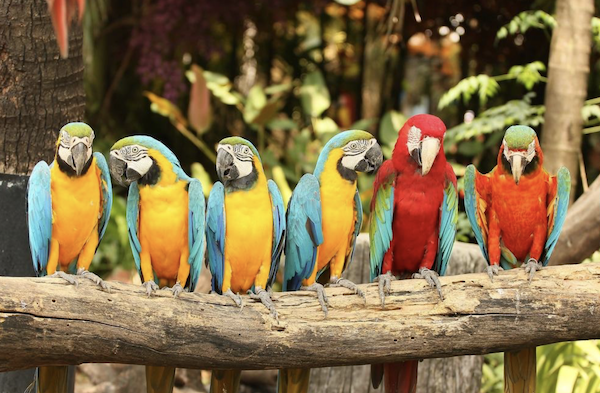
#> input picture clustering/data/parrots.png, 600 x 393 px
$ python KMeans.py
#> lines starting #> are read from the running program, lines starting #| are printed output that depends on the picture
from PIL import Image
import numpy as np
import time
import matplotlib.pyplot as plt
from scipy.sparse import csc_matrix
import os

##pixels: the input image representation. Each row contains one data point (pixel). For image dataset,
#it contains 3 columns, each column corresponding to Red, Green, and Blue components.
#Each component has an integer value between 0 and 255.

class KMeansImpl:
    def __init__(self,  max_iterations=100, tolerance=1e-8):

        ## TODO add any params to be needed for the clustering algorithm.
        self.max_iter = max_iterations
        self.tol = tolerance
        pass


    def load_image(self, image_name="1.jpeg"):
        """
        Returns the image numpy array.
        It is important that image_name parameter defaults to the choice image name.
        """
#> called with image_name = 'clustering/data/parrots.png'
        return np.array(Image.open(image_name))
#> returned value is the input picture: shape (393, 600, 4); mean R, G, B, A 129.5, 109, 73.2, 255

    def compress(self, pixels, num_clusters, norm_distance=2):
        """
        Compress the image using K-Means clustering.

        Parameters:
            pixels: 3D image for each channel (a, b, 3), values range from 0 to 255.
            num_clusters: Number of clusters (k) to use for compression.
            norm_distance: Type of distance metric to use for clustering.
                            Can be 1 for Manhattan distance or 2 for Euclidean distance.
                            Default is 2 (Euclidean).

        Returns:
            Dictionary containing:
                "class": Cluster assignments for each pixel.
                "centroid": Locations of the cluster centroids.
                "img": Compressed image with each pixel assigned to its closest cluster.
                "number_of_iterations": total iterations taken by algorithm
                "time_taken": time taken by the compression algorithm
        """
        map = {
            "class": None,
            "centroid": None,
            "img": None,
            "number_of_iterations": None,
            "time_taken": None,
            "additional_args": {}
        }

        '''
        '''

        #Use k-means with squared-l2 norm as a metric

        #Run k-means implementation with these pictures, with several different k = 3, 6, 12, 24, 48

        #segment the image into k regions in the RGB color space
        #For each pixel in the input image, the algorithm returns a label corresponding to a cluster.

        start = time.time()

        height, width, chan = pixels.shape

        #if chan > 3: #forcing chan to be 3 (don't really know why I got this error but this was my fix)
            #pixels = pixels[:, :, :3]
            #height, width, chan = pixels.shape
        image_2d = pixels.reshape(-1, chan).astype(float)
        m = image_2d.shape[0]

        np.random.seed(3190)
        random_index = np.random.choice(m, num_clusters, replace=False )
        random_centroids = image_2d[random_index, :]

        for iters in range(self.max_iter):


             #need to make sure the centroids are in an array form
             #centroids_arr = np.asanyarray(random_centroids, dtype=float).reshape(num_clusters, 3)
             centroid_arr = random_centroids.copy()

             if norm_distance == 2:
                 #l2 distance compute
                 c2 = np.sum(centroid_arr ** 2, axis=1)
                 temp_dist = 2 * np.dot(image_2d, random_centroids.T) - c2[None, :]
                 cluster_class = np.argmax(temp_dist, axis=1)
                 #sparse matrix
                 P = csc_matrix((np.ones(m), (np.arange(m), cluster_class)), shape=(m, num_clusters))
                 count = np.array(P.sum(axis=0)).flatten() #this is for l2, comment this out if want to use L1

                 #updating the centroids for each cluster
                 centroids_new = np.zeros_like(random_centroids)
                 for k in range(num_clusters):
                     if count[k] > 0:
                         centroids_new[k] = np.median(image_2d[cluster_class == k], axis=0)
                     else:
                         centroids_new[k] = random_centroids[k]
             #centroids_arr = centroids_new #reassigning the centroid array with new centroids
             elif norm_distance == 1:
                dist = np.zeros((m, num_clusters))
                for k in range(num_clusters):
                    dist[:, k] = np.sum(np.abs(image_2d-random_centroids[k]), axis=1)
                cluster_class = np.argmin(dist, axis=1)

                centroids_new = np.zeros_like(random_centroids)
                for k in range(num_clusters):
                    cluster_check = image_2d[cluster_class == k]
                    if cluster_check.shape[0] > 0:
                        centroids_new[k]=np.median(cluster_check, axis=0)
                    else:
                        centroids_new[k]=random_centroids[k]
             centroid_movement = np.linalg.norm(centroids_new-centroid_arr, ord=1)
             if centroid_movement < self.tol:
                 random_centroids = centroids_new
                 print(f"algorithim converged at {iters+1} iteration")
                 break
             random_centroids = centroids_new

        #reconstructing the image into compressed form
        compressed_image_2d = random_centroids[cluster_class].astype(np.uint8)
        compressed_image_3d = compressed_image_2d.reshape(height, width, chan)

        end = time.time()

        map = {
            "class": cluster_class.reshape(height, width),
            "centroid": random_centroids,
            "img": compressed_image_3d,
            "number_of_iterations": iters+1,
            "time_taken": end-start,
            "additional_args":{}
        }

        return map

if __name__ == '__main__':
    kmeans_alg = KMeansImpl()
    script_path = os.path.dirname(__file__)
    image_path_parrots = os.path.join(script_path, "data", "parrots.png")
    #image_path_football = os.path.join(script_path, "data", "football.bmp")
    #image_path_og = os.path.join(script_path, "data", "original_image.png")


    image= kmeans_alg.load_image(image_path_parrots)
    #image= kmeans_alg.load_image(image_path_football)
    #image= kmeans_alg.load_image(image_path_og)

    #image = kmeans_alg.load_image("/Users/shivanipatel/Desktop/Screenshot 2025-09-01 at 6.43.35 PM.png")

    for k in [3, 6, 12, 24, 48]:
        final_metrics = kmeans_alg.compress(image, num_clusters=k, norm_distance=2)

        Image.fromarray(final_metrics["img"]).show()
        print(f"k={k}: {final_metrics['number_of_iterations']}, {final_metrics['time_taken']: .2f}s")
#> this loop made 5 passes
#| k=3: 15,  0.56s
#| k=6: 7,  0.38s
#| k=12: 45,  3.26s
#| k=24: 38,  4.82s
#| k=48: 44,  9.49s
#> pass 1, in compress, `compressed_image_3d = compressed_image_2d.reshape(height, width, chan)`:
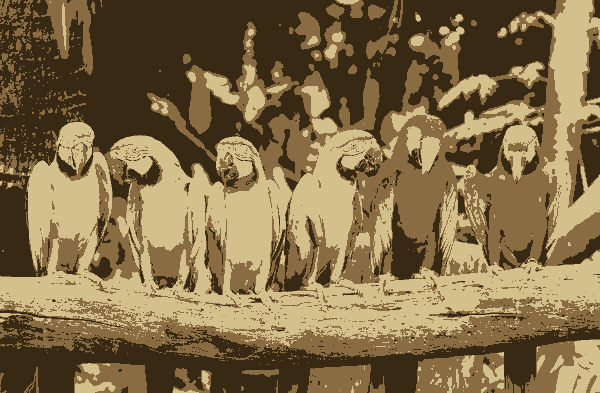
#> compressed_image_3d: shape (393, 600, 4); mean of channels 0, 1, 2, 3 130, 109, 72, 255; drawn as R, G, B
#> pass 2, in compress (call 2), `compressed_image_3d = compressed_image_2d.reshape(height, width, chan)`:
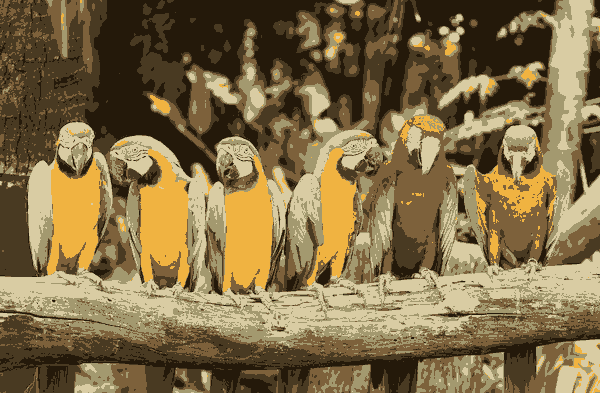
#> compressed_image_3d: shape (393, 600, 4); mean of channels 0, 1, 2, 3 129.4, 109.7, 71.1, 255; drawn as R, G, B
#> pass 3, in compress (call 3), `compressed_image_3d = compressed_image_2d.reshape(height, width, chan)`:
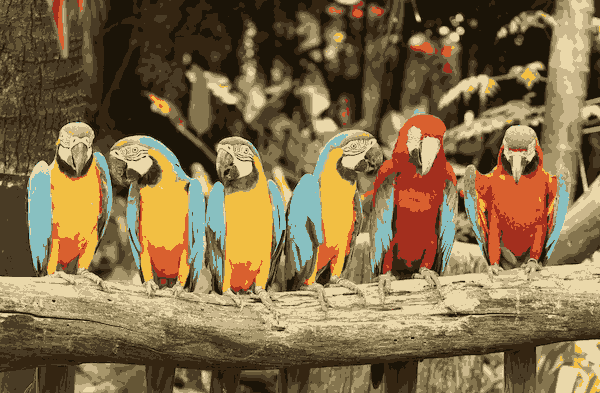
#> compressed_image_3d: shape (393, 600, 4); mean of channels 0, 1, 2, 3 129.8, 108.3, 72.8, 255; drawn as R, G, B
